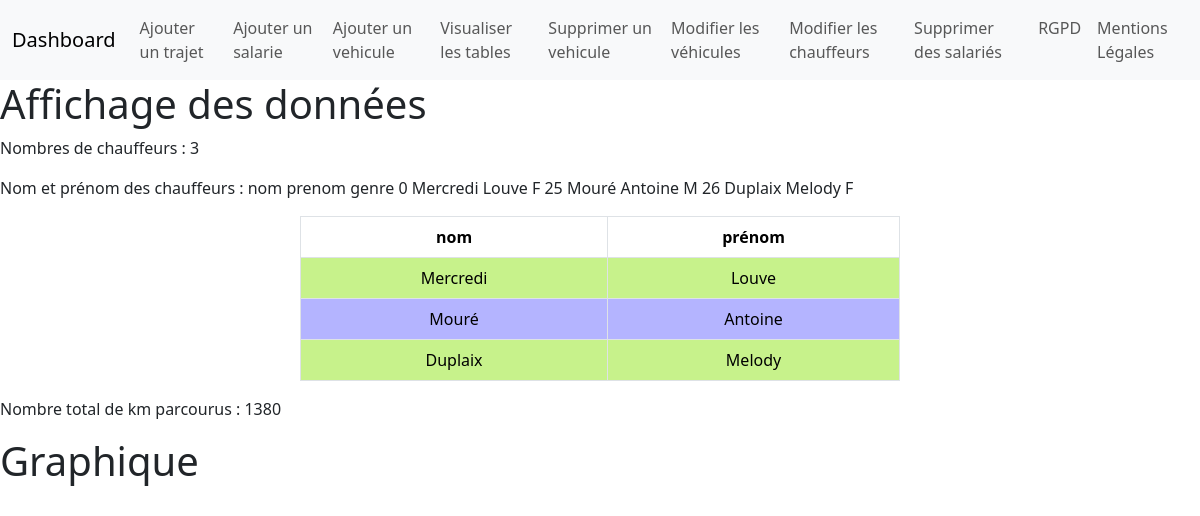
The page / on the database its author committed.
### tables this page shows
CREATE TABLE chauffeurs(
   id_chauffeur INTEGER PRIMARY KEY,
   nom VARCHAR(50) NOT NULL,
   prenom VARCHAR(50) NOT NULL,
   genre VARCHAR(2) NOT NULL
);

### app.py (the view)
@app.route("/") # méthode qui permet de créer des pages web
def f_index():
    df= requetes_tables_transformation_dataframe()
    v_afficher_nombres_chauffeurs = afficher_nombre_chauffeurs(df)
    v_afficher_nom_prenom = afficher_nom_prenom_chauffeurs(df)
    v_nb_de_km_parcouru_total = nb_de_km_parcouru_total(df)
    v_graphique = graphique(df)
    return render_template("t_analyses.html", t_afficher_nombres_chauffeurs = v_afficher_nombres_chauffeurs,
                                        t_afficher_nom_prenom = v_afficher_nom_prenom,
                                        t_nb_de_km_parcouru_total = v_nb_de_km_parcouru_total,
                                        t_graphique = v_graphique)

### lib/analyses.py (called while the page is built)
def calcul_km_parcouru (df):
    df["km_parcouru"] = df["km_fin"] - df["km_debut"]
    return df

def requetes_tables_transformation_dataframe():
    con = sqlite3.connect('toutroule.db')
    cursor = con.cursor()
    cursor.execute('''SELECT
        c.id_chauffeur,
        c.nom,
        c.prenom,
        c.genre,
        v.id_vehicule,
        v.type,
        t.id_trajet,
        t.km_debut,
        t.km_fin,
        t.commentaire
    FROM
        trajets as t
        JOIN chauffeurs as c ON t.id_chauffeur = c.id_chauffeur
        JOIN vehicules as v ON t.id_vehicule = v.id_vehicule''')
    df = pd.DataFrame(cursor.fetchall(), columns=[
        'id_chauffeur',
        'nom',
        'prenom',
        'genre',
        'id_vehicule',
        'type',
        'id_trajet',
        'km_debut',
        'km_fin',
        'commentaire'
    ])
    df = calcul_km_parcouru (df)
    con.close()
    return df

def afficher_nom_prenom_chauffeurs(df):
    df_identite = df[["nom", "prenom",'genre']].drop_duplicates()
    return df_identite

def afficher_nombre_chauffeurs(df):
    return len(df['id_chauffeur'].unique())

def nb_de_km_parcouru_total(df):
    return df["km_parcouru"].sum()

def graphique(df):
    df_km_parcouru = df.groupby(['type'])['km_parcouru'].sum().reset_index()
    f0ig = go.Figure([go.Bar(x=df_km_parcouru["type"], y=df_km_parcouru["km_parcouru"])])
    f0ig.update_layout(title="Distance parcourue par type de véhicule",title_x=0.5)
    f0ig.update_traces(marker_color=["red", "green", "blue","yellow"])
    f0ig.update_traces(text=df_km_parcouru["km_parcouru"],textposition="inside")
    f0ig.update_traces(textfont=dict(size=18, color="white", family="Arial"))
    f0ig.update_layout(plot_bgcolor="white")
    f0ig.update_traces(text=df_km_parcouru["km_parcouru"], textposition="inside", hoverinfo="x+y")
    graph_JSON = json.dumps(f0ig, cls=plotly.utils.PlotlyJSONEncoder)
    return graph_JSON

### templates/t_analyses.html (shortened to what this page needs)
{% extends "t_base.html" %}
{% set styles = "static/css/t_analyses.css" %}
{% block content %}
<h1>Affichage des données</h1>
<div>
    <p>Nombres de chauffeurs : {{ t_afficher_nombres_chauffeurs }}</p>
    <p>Nom et prénom des chauffeurs : {{ t_afficher_nom_prenom }}</p>
    <table class="table table-striped table-hover table-bordered align-middle">
        <thead>
            <tr>
                <th>nom</th>
                <th>prénom</th>
            </tr>
        </thead>
        <tbody>
            {% for index, row in t_afficher_nom_prenom.iterrows() %}
            <tr>
                {% if row["genre"] =="F" %}
                <td class=green>{{ row["nom"] }}</td>
                <td class=green>{{ row["prenom"] }}</td>
                {%endif%}
                <tr>
                {% if row["genre"] =="M" %}
                <td class=blue>{{ row["nom"] }}</td>
                <td class=blue>{{ row["prenom"] }}</td>
                {%endif%}
            </tr>
            {% endfor %}
        </tbody>
    </table>
    <p>Nombre total de km parcourus : {{ t_nb_de_km_parcouru_total }}</p>
</div>
<h1>Graphique</h1>
{% endblock %}

### static/css/t_analyses.css (style rules this page uses)
.green { background-color: rgba(149, 255, 0, 0.427) !important; }
.blue { background-color: rgba(0, 0, 255, 0.296) !important; }
.table { width: 50%; justify-content: center; margin-left: auto; margin-right: auto; text-align:center; }

### rows shown on the page
chauffeurs: nom "Mercredi", prenom "Louve"
chauffeurs: nom "Mouré", prenom "Antoine"
chauffeurs: nom "Duplaix", prenom "Melody"

### other values the page prints
{{ t_afficher_nombres_chauffeurs }} "3"
{{ t_afficher_nom_prenom }} "nom prenom genre 0 Mercredi Louve F 25 Mouré Antoine M 26 Duplaix Melody F"
{{ t_nb_de_km_parcouru_total }} "1380"
